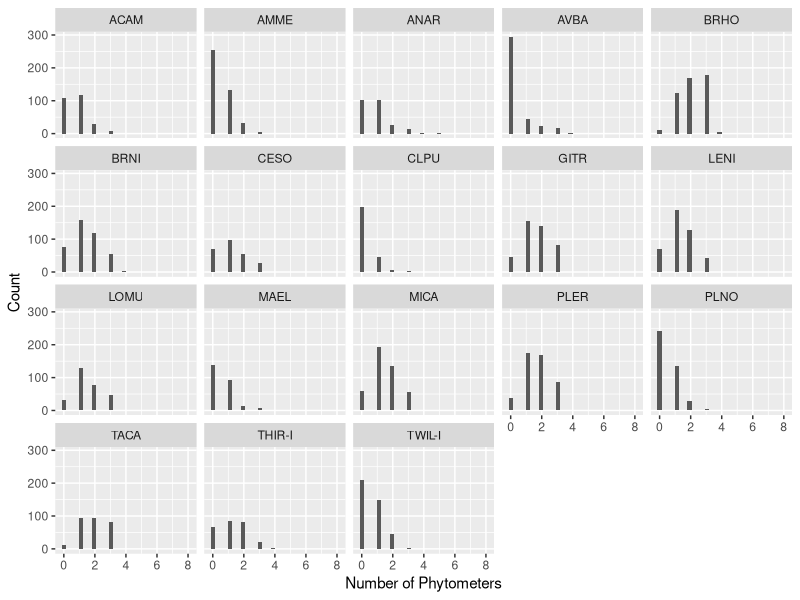
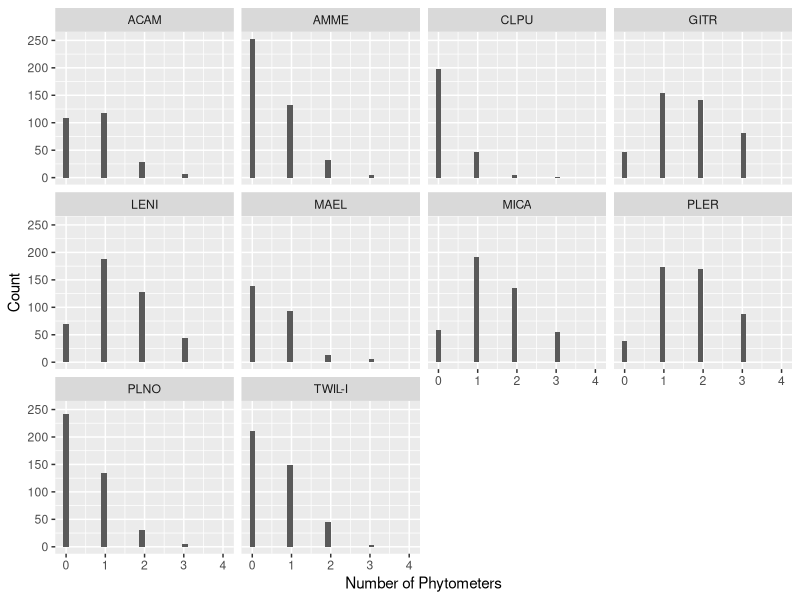
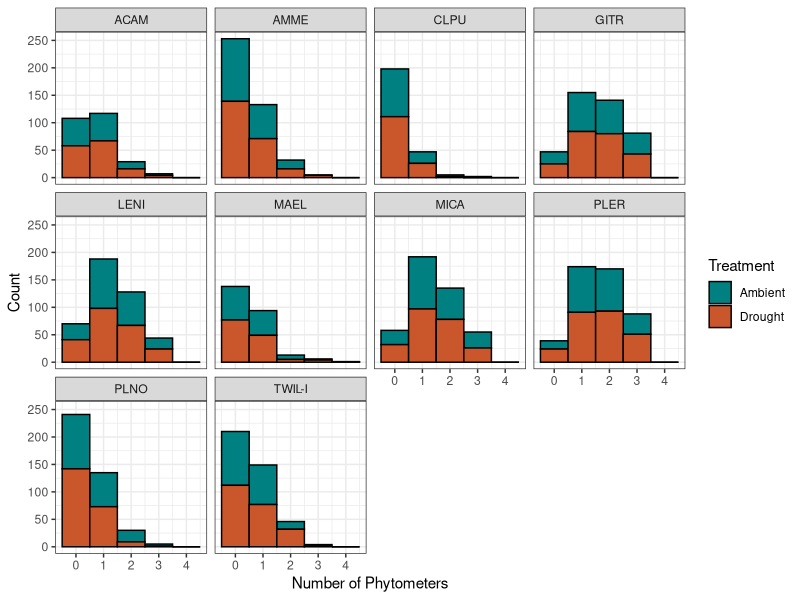
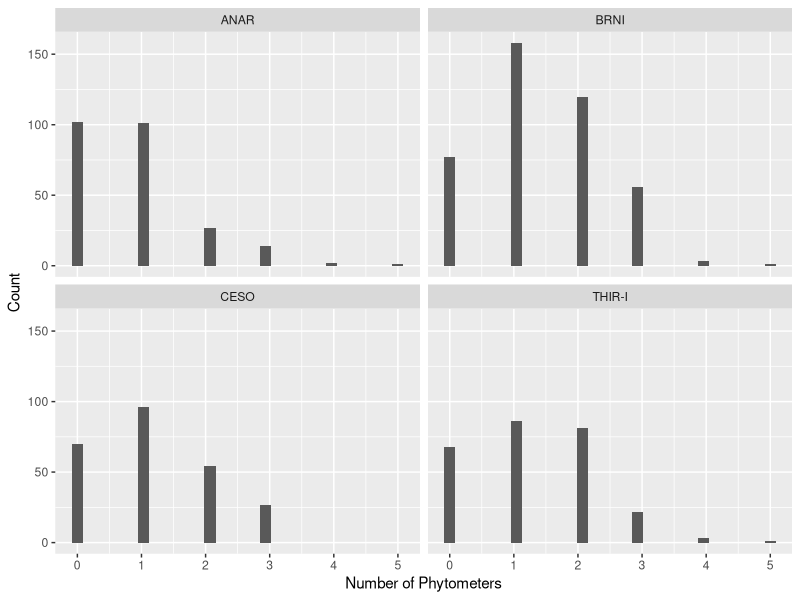
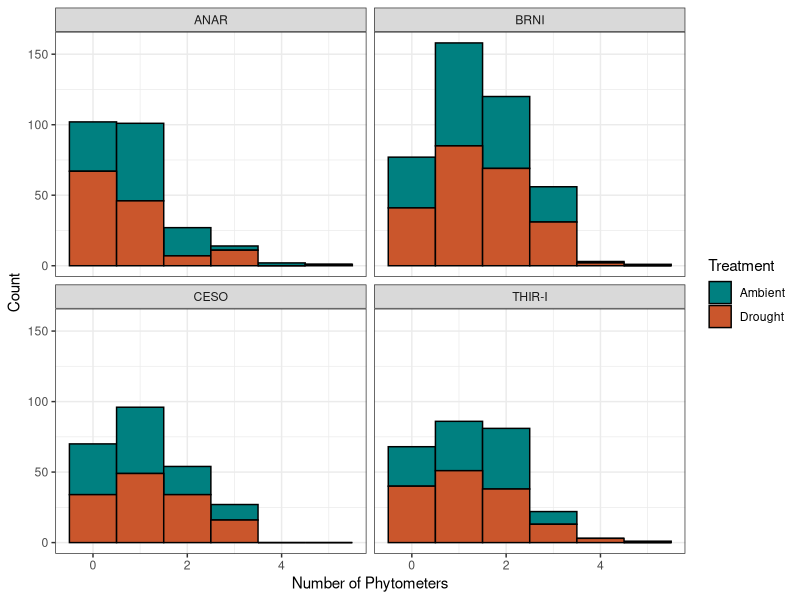
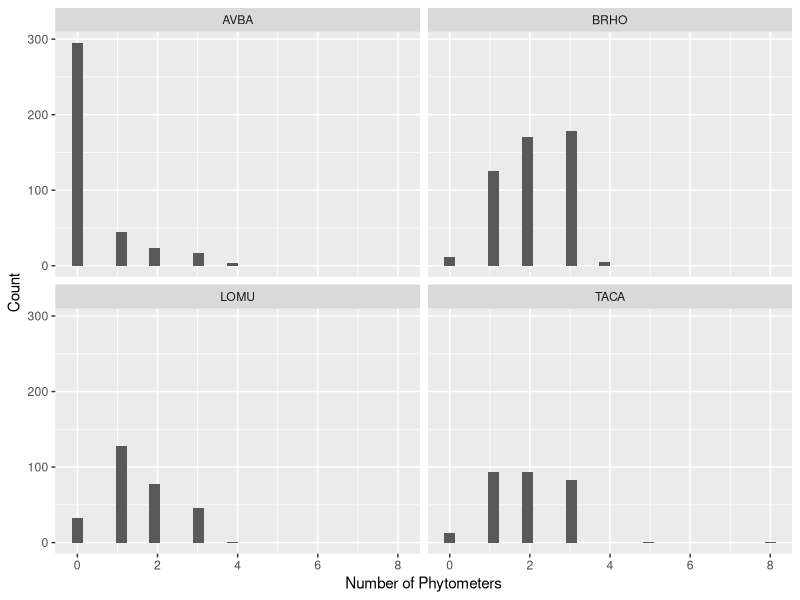
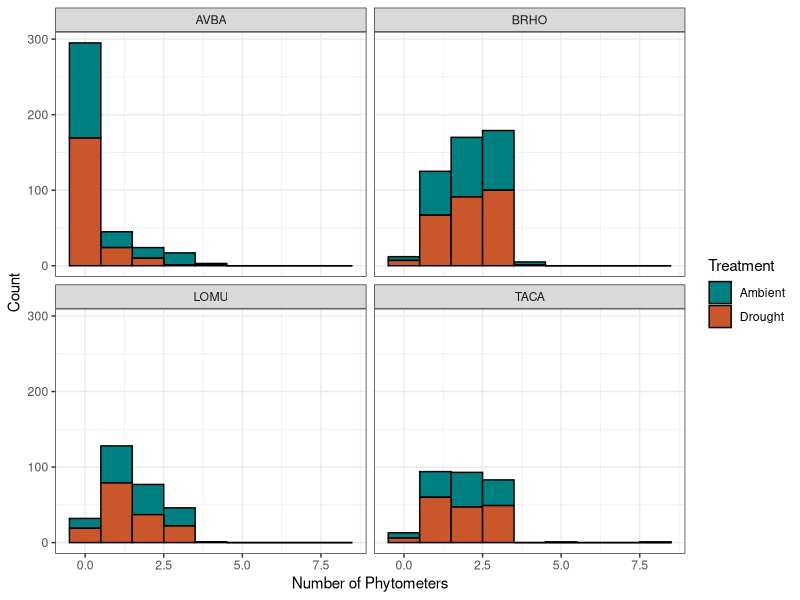
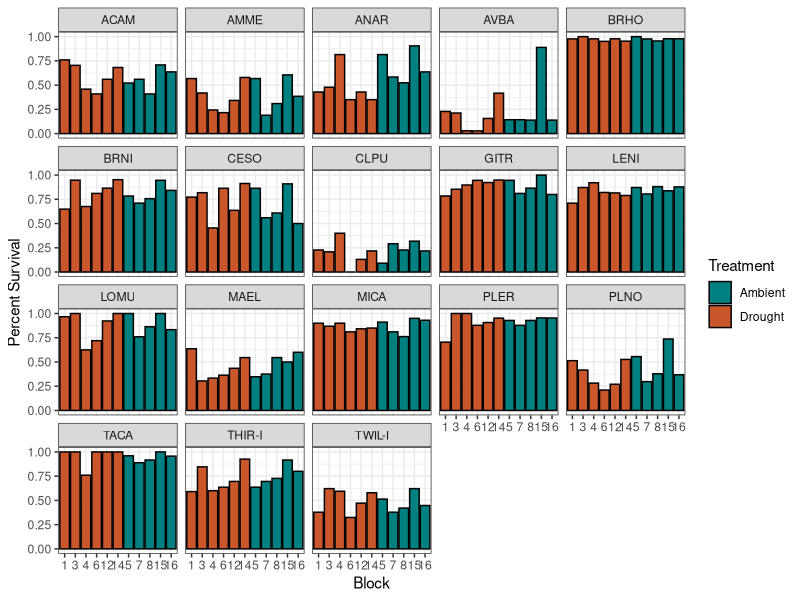

These charts were generated, in order, by the following R code:
library(tidyverse)


phyto_dat <- read.csv("20220508_MASTER_Collections.csv")

drought <- c(1, 3, 4, 6, 12, 14)
ambient <- c(5, 7, 8, 15, 16)

phyto_dat_clean <- phyto_dat %>%
  filter(phyto.n.indiv != -9999) %>% ## filtering skipped individuals
  filter(!is.na(phyto.n.indiv))  %>% ## filtering individuals that have not been censused yet
  filter(phyto != "VIVI", phyto != "ERBO", phyto != "TWIL-U", phyto != "THIR-U", phyto != "skip", phyto != "empty") %>%
  mutate(Treatment = ifelse(block %in% drought, "D", "A"))

trtcheck <- phyto_dat_clean %>%
  select(Treatment, block) %>%
  group_by(block) %>%
  summarise(unique(Treatment))
## looks good

## check number of phytos 
phyto_counts <- phyto_dat_clean %>%
  group_by(phyto, phyto.n.indiv) %>% 
  summarize(count=n())

## all species survival histogram
ggplot(phyto_dat_clean, aes(x=phyto.n.indiv)) +
  geom_histogram() +
  facet_wrap(~phyto) +
  xlab("Number of Phytometers") + ylab("Count")

## native forbs
native <- c("ACAM", "AMME", "CLPU", "GITR", "LENI", "MAEL", "MICA", "PLER", "PLNO", "TWIL-I")

## filter to include only native forbs
native_phytos <- phyto_dat_clean %>%
  filter(phyto %in% native)

ggplot(native_phytos, aes(x=phyto.n.indiv)) +
  geom_histogram() +
  facet_wrap(~phyto) +
  xlab("Number of Phytometers") + ylab("Count")

ggplot(native_phytos, aes(x=phyto.n.indiv, fill = Treatment)) +
  geom_histogram(bins = 10, binwidth = 1, color = "black") +
  facet_wrap(~phyto) +
  xlab("Number of Phytometers") + ylab("Count") +
  scale_fill_manual(values = c("#008080", "#ca562c"), labels = c("Ambient", "Drought")) +
  theme_bw()

ggsave("native-forb-phytos.png", height = 3.5, width = 6)

## introduced forbs
introduced_forbs <- c("ANAR", "BRNI", "CESO", "THIR-I")
intro_forbs_phytos <- phyto_dat_clean %>%
  filter(phyto %in% introduced_forbs)

ggplot(intro_forbs_phytos, aes(x=phyto.n.indiv)) +
  geom_histogram() +
  facet_wrap(~phyto) +
  xlab("Number of Phytometers") + ylab("Count")

ggplot(intro_forbs_phytos, aes(x=phyto.n.indiv, fill = Treatment)) +
  geom_histogram(bins = 10, binwidth = 1, color = "black") +
  facet_wrap(~phyto) +
  xlab("Number of Phytometers") + ylab("Count") +
  scale_fill_manual(values = c("#008080", "#ca562c"), labels = c("Ambient", "Drought")) +
  theme_bw()
ggsave("intro-forb-phytos.png", height = 3.5, width = 6)

## introduced grasses
introduced_grass <- c("AVBA", "BRHO", "TACA", "LOMU")
intro_grass_phytos <- phyto_dat_clean %>%
  filter(phyto %in% introduced_grass)

ggplot(intro_grass_phytos, aes(x=phyto.n.indiv)) +
  geom_histogram() +
  facet_wrap(~phyto) +
  xlab("Number of Phytometers") + ylab("Count")

ggplot(intro_grass_phytos, aes(x=phyto.n.indiv, fill = Treatment)) +
  geom_histogram(bins = 10, binwidth = 1, color = "black") +
  facet_wrap(~phyto) +
  xlab("Number of Phytometers") + ylab("Count") +
  scale_fill_manual(values = c("#008080", "#ca562c"), labels = c("Ambient", "Drought")) +
  theme_bw()

ggsave("intro-grass-phytos.png", height = 3.5, width = 6)


## quantify survival of each species
surv_block <- phyto_dat_clean %>%
  mutate(survival = ifelse(phyto.n.indiv == 0, 0, 1)) %>%
  group_by(phyto, block) %>%
  summarise(perc_surv = sum(survival)/n(), Treatment = unique(Treatment)) #%>%

surv_block$block <- as.factor(surv_block$block)

surv_block <- surv_block %>%
  mutate(block = fct_relevel(block, "1", "3", "4", "6", "12", "14", "5", "7", "8", "15", "16"))

ggplot(surv_block, aes(x=block, y=perc_surv, fill = Treatment)) +
  geom_bar(position='dodge', stat='identity', color = "black")+
  ylab("Percent Survival") + xlab("Block") +
  #scale_fill_manual(values = c("#008080", "#ca562c"), labels = c("Ambient", "Drought")) +
  theme_bw() +
  facet_wrap(~phyto) +
  theme(text = element_text(size = 8)) +
  scale_fill_manual(values = c("#008080", "#ca562c"), labels = c("Ambient", "Drought")) +
  theme_bw()

ggsave("surv-block-trt.png", height = 4, width = 7)

surv_trt <- phyto_dat_clean %>%
  mutate(survival = ifelse(phyto.n.indiv == 0, 0, 1)) %>%
  group_by(phyto, Treatment) %>%
  summarise(perc_surv = sum(survival)/n()) 
  
ggplot(surv_trt, aes(x=phyto, y=perc_surv, fill = Treatment)) +
  geom_bar(position='dodge', stat='identity', color = "black")+
  ylab("Percent Survival") + xlab("Species") +
  scale_fill_manual(values = c("#008080", "#ca562c"), labels = c("Ambient", "Drought")) +
  theme_bw() +
  theme(axis.text.x=element_text(angle = 45, hjust = 0.52))

ggsave("surv-trt.png", height = 4, width = 7)


surv_overall <- phyto_dat_clean %>%
  mutate(survival = ifelse(phyto.n.indiv == 0, 0, 1)) %>%
  group_by(phyto) %>%
  summarise(perc_surv = sum(survival)/n()) 

ggplot(surv_overall, aes(x=phyto, y=perc_surv)) +
  geom_bar(position='dodge', stat='identity', color = "black")+
  ylab("Percent Survival") + xlab("Species") +
  theme_bw() +
  theme(axis.text.x=element_text(angle = 45, hjust = 0.52))

ggsave("surv-overall.png", height = 4, width = 7)



## calculate num background individuals by each phyto - really to see how many are missing bg indiv